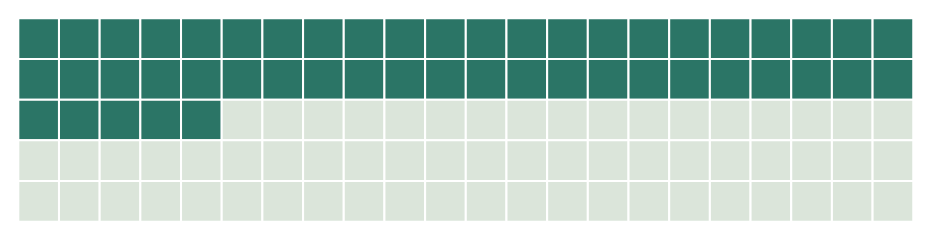

Vega-Lite specification for this chart:
### Vega-Lite specification from a JSON file in a GitHub repository (floating-point values rounded to 4 significant figures)
{"$schema": "https://vega.github.io/schema/vega-lite/v5.json", "description": "The 2025 TSX holds time-series data for 49 of 110 national priority species", "width": 440, "height": 100, "background": null, "padding": 8, "config": {"font": "Arial", "view": {"stroke": null}, "axis": {"labelColor": "#18302b", "titleColor": "#18302b", "gridColor": "#dce7de", "domainColor": "#8fa59b", "tickColor": "#8fa59b", "labelFontSize": 12, "titleFontSize": 12}, "legend": {"labelColor": "#18302b", "titleColor": "#18302b", "labelFontSize": 12, "orient": "bottom"}}, "data": {"values": [{"x": 0, "y": 0, "covered": true, "label": "In TSX monitoring"}, {"x": 1, "y": 0, "covered": true, "label": "In TSX monitoring"}, {"x": 2, "y": 0, "covered": true, "label": "In TSX monitoring"}, {"x": 3, "y": 0, "covered": true, "label": "In TSX monitoring"}, {"x": 4, "y": 0, "covered": true, "label": "In TSX monitoring"}, {"x": 5, "y": 0, "covered": true, "label": "In TSX monitoring"}, {"x": 6, "y": 0, "covered": true, "label": "In TSX monitoring"}, {"x": 7, "y": 0, "covered": true, "label": "In TSX monitoring"}, {"x": 8, "y": 0, "covered": true, "label": "In TSX monitoring"}, {"x": 9, "y": 0, "covered": true, "label": "In TSX monitoring"}, {"x": 10, "y": 0, "covered": true, "label": "In TSX monitoring"}, {"x": 11, "y": 0, "covered": true, "label": "In TSX monitoring"}, {"x": 12, "y": 0, "covered": true, "label": "In TSX monitoring"}, {"x": 13, "y": 0, "covered": true, "label": "In TSX monitoring"}, {"x": 14, "y": 0, "covered": true, "label": "In TSX monitoring"}, {"x": 15, "y": 0, "covered": true, "label": "In TSX monitoring"}, {"x": 16, "y": 0, "covered": true, "label": "In TSX monitoring"}, {"x": 17, "y": 0, "covered": true, "label": "In TSX monitoring"}, {"x": 18, "y": 0, "covered": true, "label": "In TSX monitoring"}, {"x": 19, "y": 0, "covered": true, "label": "In TSX monitoring"}, {"x": 20, "y": 0, "covered": true, "label": "In TSX monitoring"}, {"x": 21, "y": 0, "covered": true, "label": "In TSX monitoring"}, {"x": 0, "y": 1, "covered": true, "label": "In TSX monitoring"}, {"x": 1, "y": 1, "covered": true, "label": "In TSX monitoring"}, {"x": 2, "y": 1, "covered": true, "label": "In TSX monitoring"}, {"x": 3, "y": 1, "covered": true, "label": "In TSX monitoring"}, {"x": 4, "y": 1, "covered": true, "label": "In TSX monitoring"}, {"x": 5, "y": 1, "covered": true, "label": "In TSX monitoring"}, {"x": 6, "y": 1, "covered": true, "label": "In TSX monitoring"}, {"x": 7, "y": 1, "covered": true, "label": "In TSX monitoring"}, {"x": 8, "y": 1, "covered": true, "label": "In TSX monitoring"}, {"x": 9, "y": 1, "covered": true, "label": "In TSX monitoring"}, {"x": 10, "y": 1, "covered": true, "label": "In TSX monitoring"}, {"x": 11, "y": 1, "covered": true, "label": "In TSX monitoring"}, {"x": 12, "y": 1, "covered": true, "label": "In TSX monitoring"}, {"x": 13, "y": 1, "covered": true, "label": "In TSX monitoring"}, {"x": 14, "y": 1, "covered": true, "label": "In TSX monitoring"}, {"x": 15, "y": 1, "covered": true, "label": "In TSX monitoring"}, {"x": 16, "y": 1, "covered": true, "label": "In TSX monitoring"}, {"x": 17, "y": 1, "covered": true, "label": "In TSX monitoring"}, {"x": 18, "y": 1, "covered": true, "label": "In TSX monitoring"}, {"x": 19, "y": 1, "covered": true, "label": "In TSX monitoring"}, {"x": 20, "y": 1, "covered": true, "label": "In TSX monitoring"}, {"x": 21, "y": 1, "covered": true, "label": "In TSX monitoring"}, {"x": 0, "y": 2, "covered": true, "label": "In TSX monitoring"}, {"x": 1, "y": 2, "covered": true, "label": "In TSX monitoring"}, {"x": 2, "y": 2, "covered": true, "label": "In TSX monitoring"}, {"x": 3, "y": 2, "covered": true, "label": "In TSX monitoring"}, {"x": 4, "y": 2, "covered": true, "label": "In TSX monitoring"}, {"x": 5, "y": 2, "covered": false, "label": "No TSX time series"}, {"x": 6, "y": 2, "covered": false, "label": "No TSX time series"}, {"x": 7, "y": 2, "covered": false, "label": "No TSX time series"}, {"x": 8, "y": 2, "covered": false, "label": "No TSX time series"}, {"x": 9, "y": 2, "covered": false, "label": "No TSX time series"}, {"x": 10, "y": 2, "covered": false, "label": "No TSX time series"}, {"x": 11, "y": 2, "covered": false, "label": "No TSX time series"}, {"x": 12, "y": 2, "covered": false, "label": "No TSX time series"}, {"x": 13, "y": 2, "covered": false, "label": "No TSX time series"}, {"x": 14, "y": 2, "covered": false, "label": "No TSX time series"}, {"x": 15, "y": 2, "covered": false, "label": "No TSX time series"}, {"x": 16, "y": 2, "covered": false, "label": "No TSX time series"}, {"x": 17, "y": 2, "covered": false, "label": "No TSX time series"}, {"x": 18, "y": 2, "covered": false, "label": "No TSX time series"}, {"x": 19, "y": 2, "covered": false, "label": "No TSX time series"}, {"x": 20, "y": 2, "covered": false, "label": "No TSX time series"}, {"x": 21, "y": 2, "covered": false, "label": "No TSX time series"}, {"x": 0, "y": 3, "covered": false, "label": "No TSX time series"}, {"x": 1, "y": 3, "covered": false, "label": "No TSX time series"}, {"x": 2, "y": 3, "covered": false, "label": "No TSX time series"}, {"x": 3, "y": 3, "covered": false, "label": "No TSX time series"}, {"x": 4, "y": 3, "covered": false, "label": "No TSX time series"}, {"x": 5, "y": 3, "covered": false, "label": "No TSX time series"}, {"x": 6, "y": 3, "covered": false, "label": "No TSX time series"}, {"x": 7, "y": 3, "covered": false, "label": "No TSX time series"}, {"x": 8, "y": 3, "covered": false, "label": "No TSX time series"}, {"x": 9, "y": 3, "covered": false, "label": "No TSX time series"}, {"x": 10, "y": 3, "covered": false, "label": "No TSX time series"}, {"x": 11, "y": 3, "covered": false, "label": "No TSX time series"}, {"x": 12, "y": 3, "covered": false, "label": "No TSX time series"}, {"x": 13, "y": 3, "covered": false, "label": "No TSX time series"}, {"x": 14, "y": 3, "covered": false, "label": "No TSX time series"}, {"x": 15, "y": 3, "covered": false, "label": "No TSX time series"}, {"x": 16, "y": 3, "covered": false, "label": "No TSX time series"}, {"x": 17, "y": 3, "covered": false, "label": "No TSX time series"}, {"x": 18, "y": 3, "covered": false, "label": "No TSX time series"}, {"x": 19, "y": 3, "covered": false, "label": "No TSX time series"}, {"x": 20, "y": 3, "covered": false, "label": "No TSX time series"}, {"x": 21, "y": 3, "covered": false, "label": "No TSX time series"}, {"x": 0, "y": 4, "covered": false, "label": "No TSX time series"}, {"x": 1, "y": 4, "covered": false, "label": "No TSX time series"}, {"x": 2, "y": 4, "covered": false, "label": "No TSX time series"}, {"x": 3, "y": 4, "covered": false, "label": "No TSX time series"}, {"x": 4, "y": 4, "covered": false, "label": "No TSX time series"}, {"x": 5, "y": 4, "covered": false, "label": "No TSX time series"}, {"x": 6, "y": 4, "covered": false, "label": "No TSX time series"}, {"x": 7, "y": 4, "covered": false, "label": "No TSX time series"}, {"x": 8, "y": 4, "covered": false, "label": "No TSX time series"}, {"x": 9, "y": 4, "covered": false, "label": "No TSX time series"}, {"x": 10, "y": 4, "covered": false, "label": "No TSX time series"}, {"x": 11, "y": 4, "covered": false, "label": "No TSX time series"}, {"x": 12, "y": 4, "covered": false, "label": "No TSX time series"}, {"x": 13, "y": 4, "covered": false, "label": "No TSX time series"}, {"x": 14, "y": 4, "covered": false, "label": "No TSX time series"}, {"x": 15, "y": 4, "covered": false, "label": "No TSX time series"}, {"x": 16, "y": 4, "covered": false, "label": "No TSX time series"}, {"x": 17, "y": 4, "covered": false, "label": "No TSX time series"}, {"x": 18, "y": 4, "covered": false, "label": "No TSX time series"}, {"x": 19, "y": 4, "covered": false, "label": "No TSX time series"}, {"x": 20, "y": 4, "covered": false, "label": "No TSX time series"}, {"x": 21, "y": 4, "covered": false, "label": "No TSX time series"}]}, "mark": {"type": "rect", "stroke": "white", "strokeWidth": 1}, "encoding": {"x": {"field": "x", "type": "ordinal", "axis": null}, "y": {"field": "y", "type": "ordinal", "axis": null}, "color": {"field": "covered", "type": "nominal", "scale": {"domain": [true, false], "range": ["#2b7566", "#dbe5da"]}, "legend": null}, "tooltip": [{"field": "label", "type": "nominal", "title": "Monitoring"}]}}
